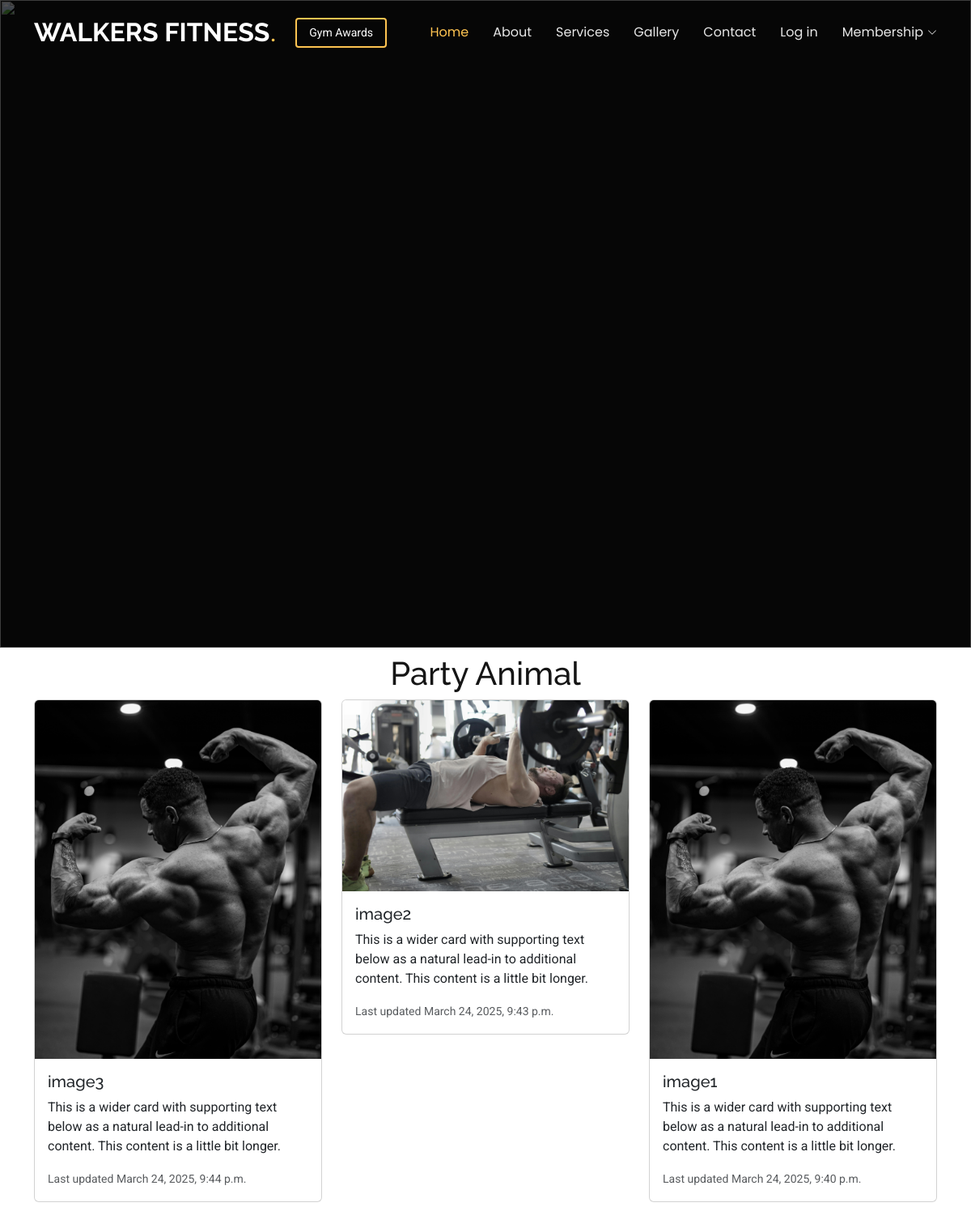
The page /gallery_detail/2 on the database its author committed.
### main/models.py (models this page shows, shortened)
class Gallery(models.Model):
    title = models.CharField(max_length=255)
    details=models.TextField()
    img =models.ImageField(upload_to= "gallery/", null= True )
    time_tag= models.DateTimeField( auto_now_add=True, null= True)

class GalleryImage(models.Model):
    gallery= models.ForeignKey(Gallery, on_delete=models.CASCADE, null= True)
    alt_text = models.CharField(max_length=255)
    img =models.ImageField(upload_to= "galleryimage/", null= True )
    time_tag= models.DateTimeField( auto_now_add=True, null= True)

### main/views.py (the view)
# urls.py: path('gallery_detail/<int:id>', views.gallery_detail, name= 'gallery_detail'),
def gallery_detail(request, id):
    gallery= models.Gallery.objects.get(id=id)
    galdetail = models.GalleryImage.objects.filter(gallery=gallery).order_by('-id')
    return render(request, 'galleryimg.html',  {'galdetail' : galdetail,'gallery':gallery} )

### templates/galleryimg.html (shortened to what this page needs)
{% extends "base.html" %}
{% block body %}
  <div class="container mt-2">
    <center><h1>{{gallery.title}}</h1></center>
    <div class="row">
      {% for y in galdetail %}
      <div class="col-md-4">
        <div class="card">
          <img src="{{y.img.url}}" class="card-img-top" alt="...">
          <div class="card-body">
            <h5 class="card-title">{{y.alt_text}}</h5>
            <p class="card-text">This is a wider card with supporting text below as a natural lead-in to additional content. This content is a little bit longer.</p>
            <p class="card-text"><small class="text-body-secondary">Last updated {{y.time_tag}}</small></p>
          </div>
        </div>
    </div>
    {% endfor %}
    </div>
    <br><br>
{% endblock body %}

### static/assets/css/main.css (style rules this page uses)
:root { --default-font: "Roboto", system-ui, -apple-system, "Segoe UI", Roboto, "Helvetica Neue", Arial, "Noto Sans", "Liberation Sans", sans-serif, "Apple Color Emoji", "Segoe UI Emoji", "Segoe UI Symbol", "Noto Color Emoji"; --heading-font: "Raleway", sans-serif; --nav-font: "Poppins", sans-serif; }
:root { --background-color: #ffffff; --default-color: #444444; --heading-color: #151515; --accent-color: #ffc451; --surface-color: #ffffff; --contrast-color: #312f2f; }
:root { --nav-color: rgba(255, 255, 255, 0.905); --nav-hover-color: #ffc451; --nav-mobile-background-color: #ffffff; --nav-dropdown-background-color: #ffffff; --nav-dropdown-color: #212529; --nav-dropdown-hover-color: #ffc451; }
:root { scroll-behavior: smooth; }
body { color: var(--default-color); background-color: var(--background-color); font-family: var(--default-font); }
h1, h2, h3, h4, h5, h6 { color: var(--heading-color); font-family: var(--heading-font); }

### rows shown on the page
Gallery: title "Party Animal"
GalleryImage: img (picture), alt_text "image3", time_tag "March 24, 2025, 9:44 p.m."
GalleryImage: img (picture), alt_text "image2", time_tag "March 24, 2025, 9:43 p.m."
GalleryImage: img (picture), alt_text "image1", time_tag "March 24, 2025, 9:40 p.m."
